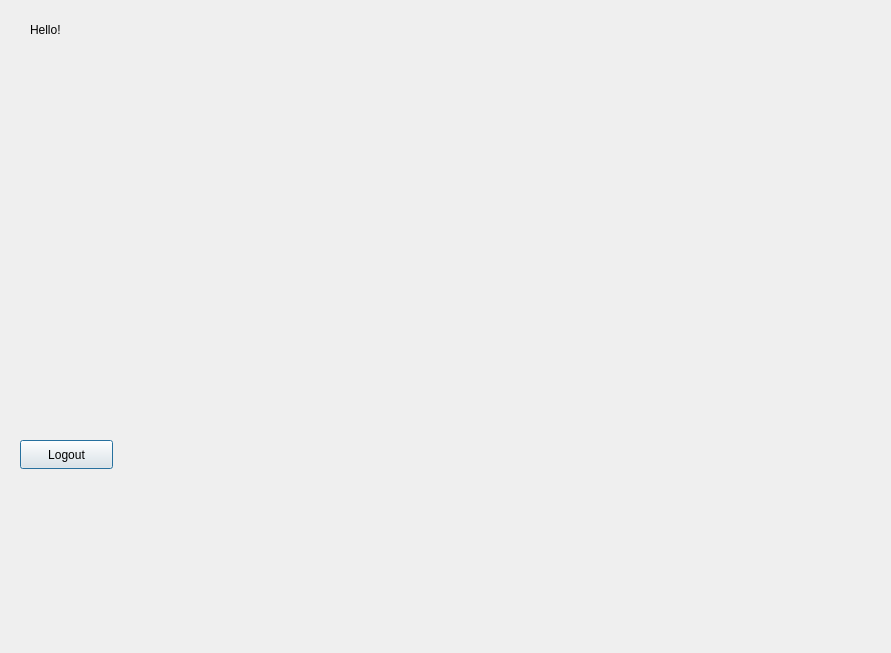
<?xml version="1.0" encoding="UTF-8"?>
<ui version="4.0">
 <class>welcomewindow</class>
 <widget class="QDialog" name="welcomewindow">
  <property name="geometry">
   <rect>
    <x>0</x>
    <y>0</y>
    <width>891</width>
    <height>653</height>
   </rect>
  </property>
  <property name="windowTitle">
   <string>Dialog</string>
  </property>
  <widget class="QPushButton" name="Logout_pushButton">
   <property name="geometry">
    <rect>
     <x>20</x>
     <y>440</y>
     <width>93</width>
     <height>29</height>
    </rect>
   </property>
   <property name="text">
    <string>Logout</string>
   </property>
  </widget>
  <widget class="QLabel" name="Hello_label_2">
   <property name="geometry">
    <rect>
     <x>30</x>
     <y>20</y>
     <width>63</width>
     <height>20</height>
    </rect>
   </property>
   <property name="text">
    <string>Hello!</string>
   </property>
  </widget>
  <widget class="QLabel" name="image2_label">
   <property name="geometry">
    <rect>
     <x>170</x>
     <y>80</y>
     <width>551</width>
     <height>301</height>
    </rect>
   </property>
   <property name="text">
    <string/>
   </property>
  </widget>
 </widget>
 <resources/>
 <connections/>
</ui>
